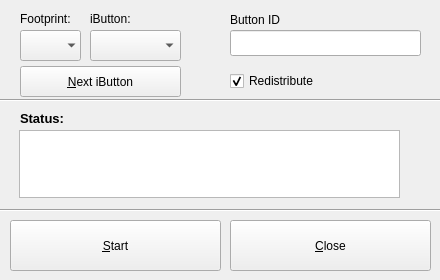
<?xml version="1.0" encoding="UTF-8"?>
<ui version="4.0">
 <class>CollectUIClass</class>
 <widget class="QWidget" name="CollectUIClass">
  <property name="geometry">
   <rect>
    <x>0</x>
    <y>0</y>
    <width>440</width>
    <height>280</height>
   </rect>
  </property>
  <property name="minimumSize">
   <size>
    <width>440</width>
    <height>280</height>
   </size>
  </property>
  <property name="maximumSize">
   <size>
    <width>440</width>
    <height>280</height>
   </size>
  </property>
  <property name="windowTitle">
   <string>iAssist - Collect iButtons</string>
  </property>
  <widget class="QLabel" name="label_5">
   <property name="geometry">
    <rect>
     <x>90</x>
     <y>4</y>
     <width>80</width>
     <height>30</height>
    </rect>
   </property>
   <property name="text">
    <string>iButton:</string>
   </property>
  </widget>
  <widget class="QLineEdit" name="txtButtonID">
   <property name="geometry">
    <rect>
     <x>230</x>
     <y>30</y>
     <width>191</width>
     <height>26</height>
    </rect>
   </property>
   <property name="focusPolicy">
    <enum>Qt::NoFocus</enum>
   </property>
   <property name="text">
    <string/>
   </property>
  </widget>
  <widget class="QLabel" name="label_6">
   <property name="geometry">
    <rect>
     <x>230</x>
     <y>5</y>
     <width>80</width>
     <height>30</height>
    </rect>
   </property>
   <property name="text">
    <string>Button ID</string>
   </property>
  </widget>
  <widget class="QComboBox" name="comboFootprint">
   <property name="geometry">
    <rect>
     <x>20</x>
     <y>30</y>
     <width>61</width>
     <height>31</height>
    </rect>
   </property>
   <property name="focusPolicy">
    <enum>Qt::StrongFocus</enum>
   </property>
   <property name="contextMenuPolicy">
    <enum>Qt::ActionsContextMenu</enum>
   </property>
   <property name="frame">
    <bool>false</bool>
   </property>
  </widget>
  <widget class="QLabel" name="label_8">
   <property name="geometry">
    <rect>
     <x>20</x>
     <y>-1</y>
     <width>80</width>
     <height>40</height>
    </rect>
   </property>
   <property name="text">
    <string>Footprint:</string>
   </property>
  </widget>
  <widget class="QComboBox" name="comboButtonNr">
   <property name="geometry">
    <rect>
     <x>90</x>
     <y>30</y>
     <width>91</width>
     <height>31</height>
    </rect>
   </property>
   <property name="focusPolicy">
    <enum>Qt::StrongFocus</enum>
   </property>
  </widget>
  <widget class="QTextEdit" name="txtStatus">
   <property name="geometry">
    <rect>
     <x>19</x>
     <y>130</y>
     <width>381</width>
     <height>68</height>
    </rect>
   </property>
   <property name="focusPolicy">
    <enum>Qt::NoFocus</enum>
   </property>
   <property name="textInteractionFlags">
    <set>Qt::TextSelectableByKeyboard|Qt::TextSelectableByMouse</set>
   </property>
  </widget>
  <widget class="QLabel" name="label_13">
   <property name="geometry">
    <rect>
     <x>20</x>
     <y>110</y>
     <width>91</width>
     <height>16</height>
    </rect>
   </property>
   <property name="font">
    <font>
     <pointsize>10</pointsize>
     <weight>75</weight>
     <bold>true</bold>
    </font>
   </property>
   <property name="text">
    <string>Status:</string>
   </property>
  </widget>
  <widget class="QPushButton" name="btnClose">
   <property name="geometry">
    <rect>
     <x>230</x>
     <y>220</y>
     <width>201</width>
     <height>51</height>
    </rect>
   </property>
   <property name="text">
    <string>&amp;Close</string>
   </property>
  </widget>
  <widget class="QPushButton" name="btnStart">
   <property name="geometry">
    <rect>
     <x>10</x>
     <y>220</y>
     <width>211</width>
     <height>51</height>
    </rect>
   </property>
   <property name="text">
    <string>&amp;Start</string>
   </property>
  </widget>
  <widget class="QLabel" name="txtPhotoName">
   <property name="geometry">
    <rect>
     <x>446</x>
     <y>422</y>
     <width>131</width>
     <height>16</height>
    </rect>
   </property>
   <property name="text">
    <string/>
   </property>
  </widget>
  <widget class="QPushButton" name="btnNextButton">
   <property name="geometry">
    <rect>
     <x>20</x>
     <y>66</y>
     <width>161</width>
     <height>31</height>
    </rect>
   </property>
   <property name="text">
    <string>&amp;Next iButton</string>
   </property>
  </widget>
  <widget class="Line" name="line_2">
   <property name="geometry">
    <rect>
     <x>0</x>
     <y>200</y>
     <width>441</width>
     <height>20</height>
    </rect>
   </property>
   <property name="orientation">
    <enum>Qt::Horizontal</enum>
   </property>
  </widget>
  <widget class="QCheckBox" name="cbRedistribute">
   <property name="geometry">
    <rect>
     <x>230</x>
     <y>70</y>
     <width>111</width>
     <height>22</height>
    </rect>
   </property>
   <property name="text">
    <string>Redistribute</string>
   </property>
   <property name="checked">
    <bool>true</bool>
   </property>
   <property name="tristate">
    <bool>false</bool>
   </property>
  </widget>
  <widget class="Line" name="line_3">
   <property name="geometry">
    <rect>
     <x>0</x>
     <y>90</y>
     <width>441</width>
     <height>20</height>
    </rect>
   </property>
   <property name="orientation">
    <enum>Qt::Horizontal</enum>
   </property>
  </widget>
 </widget>
 <layoutdefault spacing="6" margin="11"/>
 <tabstops>
  <tabstop>btnStart</tabstop>
  <tabstop>btnClose</tabstop>
  <tabstop>comboFootprint</tabstop>
  <tabstop>comboButtonNr</tabstop>
  <tabstop>btnNextButton</tabstop>
  <tabstop>txtStatus</tabstop>
 </tabstops>
 <resources/>
 <connections/>
</ui>
